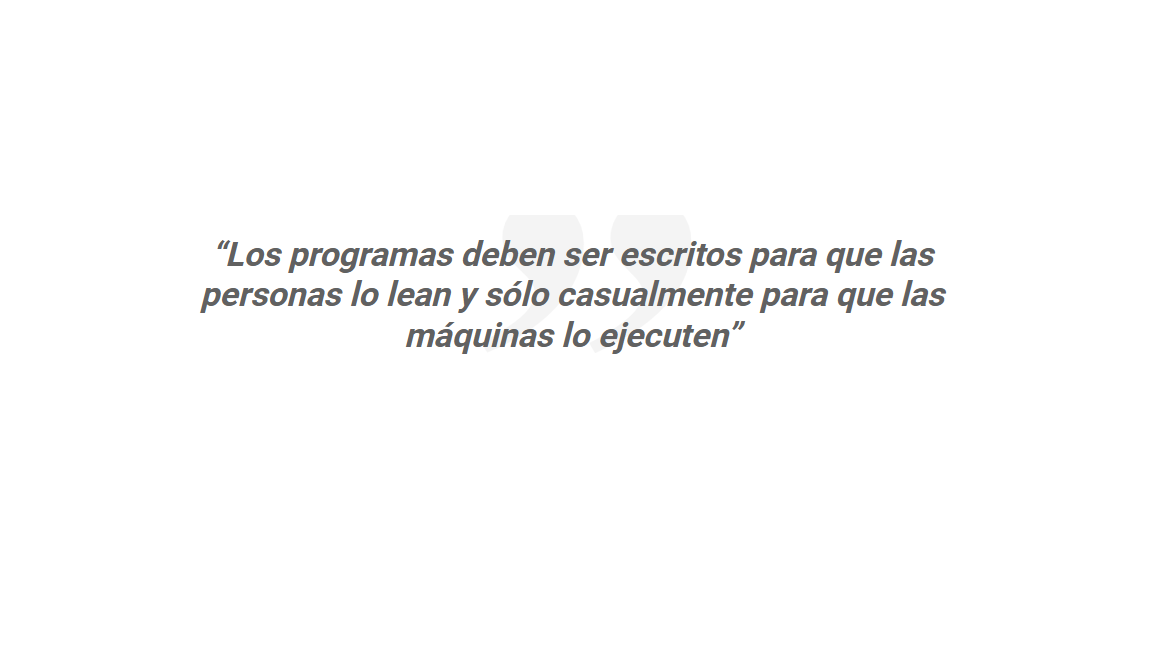
#> input picture OCR/images/Sin.png, 1152 x 648 px
$ jupyter execute --allow-errors lectorpdf.ipynb
#> lines starting #> are read from the running program, lines starting #| are printed output that depends on the picture; after the words box and inside, x2 and y2 are one past the last pixel; in counts of white or black regions, pixels touching at a corner belong together
[cell 1]
import PyPDF2
import os
import re

def extraer_datos(pdf_file_path):
    with open(pdf_file_path, 'rb') as file:
        pdf_reader = PyPDF2.PdfReader(file)

        text = ''

        for page_num in range(len(pdf_reader.pages)):
            page = pdf_reader.pages[page_num]
            text += page.extract_text()

        print(text)


#> (the rest of this cell did not finish here and is left out)

[cell 2]
import PyPDF2
import os
import re

def extraer_datos(pdf_file_path):
    with open(pdf_file_path, 'rb') as file:
        pdf_reader = PyPDF2.PdfReader(file)

        text = ''

        for page_num in range(len(pdf_reader.pages)):
            page = pdf_reader.pages[page_num]
            text += page.extract_text()

        #REGEX
        total_pagar = r'(?<!SUB)TOTAL\s*(\d+(\,\d{1,2})?)'

        #Extraer
        total_pagar_match = re.search(total_pagar, text)

        #Info
        total_pagar_ = total_pagar_match.group(1) if total_pagar_match else None

        print(f'Total pagar:z{total_pagar_}')
#> (the rest of this cell did not finish here and is left out)

[cell 3]
import PyPDF2
import os
import re

def extraer_datos(pdf_file_path):
    with open(pdf_file_path, 'rb') as file:
        pdf_reader = PyPDF2.PdfReader(file)

        texto = ''

        for page_num in range(len(pdf_reader.pages)):
            page = pdf_reader.pages[page_num]
            texto += page.extract_text()

        print(texto)


#> (the rest of this cell did not finish here and is left out)

[cell 4]
import PyPDF2
import os
import re

def extraer_datos(pdf_file_path):
    with open(pdf_file_path, 'rb') as file:
        pdf_reader = PyPDF2.PdfReader(file)

        texto = ''

        for page_num in range(len(pdf_reader.pages)):
            page = pdf_reader.pages[page_num]
            texto += page.extract_text()

    return texto  # Retorna el texto extraído

# Llamar a la función y asignar el texto a una variable fuera de la función
#> (the rest of this cell did not finish here and is left out)

[cell 5]
import PyPDF2
import re

file_path = 'facturas_subidas\\1factura.pdf'

def extraer_datos_pdf(pdf_file_path):
    with open(pdf_file_path, 'rb') as file:
        pdf_reader = PyPDF2.PdfReader(file)
        texto = ''
        for page_num in range(len(pdf_reader.pages)):
            page = pdf_reader.pages[page_num]
            texto += page.extract_text()

    # Expresión regular para encontrar "Total a pagar"
    patron_total = r"Total(?: a pagar)?:?\s?€?\s?(\d{1,3}(?:[.,]\d{3})*(?:[.,]\d{2}))"
    total_a_pagar = re.search(patron_total, texto, re.IGNORECASE)
    total_a_pagar = total_a_pagar.group(1) if total_a_pagar else "No se encontró el total a pagar."

    # Expresión regular para encontrar "Potencia"
    patron_potencia = r"Potencia:\s*(\d+[.,]\d+)\s?€"
    potencia = re.search(patron_potencia, texto, re.IGNORECASE)
    potencia = potencia.group(1) if potencia else "No se encontró la potencia."

    return total_a_pagar, potencia

# Llamar a la función y extraer los datos
#> (the rest of this cell did not finish here and is left out)

[cell 6]
import PyPDF2
import os
import re

def extraer_datos(pdf_file_path):
    with open(pdf_file_path, 'rb') as file:
        pdf_reader = PyPDF2.PdfReader(file)

        text = ''

        for page_num in range(len(pdf_reader.pages)):
            page = pdf_reader.pages[page_num]
            text += page.extract_text()

        #regex
        potencia = r'POR POTENCIA:([\s\S]*?)POR ENERGÍA'
        energia = r'POR ENERGÍA:\s*(.*?)(\d+,\d{2}|\d+\.\d{2})\s*€'        #ESTE EJEMPLO NO VALE, COJO DIRECTAMENTE 3,62€. No generaliza.

        total_potencia= re.search(potencia, text)
        total_energia = re.search(energia, text)


        total_potencia_ = total_potencia.group(1) if total_potencia else None
        total_energia_ = total_energia.group(1) if total_energia else None

        print(total_potencia_)
        print(total_energia_)

#> (the rest of this cell did not finish here and is left out)

[cell 7]
import fitz  # PyMuPDF
import re

def extraer_texto_pdf(pdf_file_path):
    # Abrir el archivo PDF
    documento = fitz.open(pdf_file_path)
    texto_completo = ''

    # Iterar sobre cada página
    for pagina in documento:
        texto_completo += pagina.get_text()

    return texto_completo

def extraer_datos_clave(texto):
    # Buscar "Total a pagar" en el texto
    patron_total = r"(Total( a pagar)?:?\s?€?\s?)(\d{1,3}(?:[.,]\d{3})*(?:[.,]\d{2}))"
    total_a_pagar = re.search(patron_total, texto, re.IGNORECASE)
    total_a_pagar = total_a_pagar.group(3) if total_a_pagar else "No se encontró el total a pagar."

    # Buscar "Potencia" en el texto
    patron_potencia = r"Potencia:\s*(\d+[.,]\d+)\s?€"
    potencia = re.search(patron_potencia, texto, re.IGNORECASE)
    potencia = potencia.group(1) if potencia else "No se encontró la potencia."

    return total_a_pagar, potencia

# Reemplaza esta ruta con el path a tu archivo PDF
file_path = 'facturas_subidas/octopus.pdf'

# Extraer el texto del PDF
#> (the rest of this cell did not finish here and is left out)

[cell 8]
import fitz  # PyMuPDF
import pytesseract
import cv2
from PIL import Image
import numpy as np
import io

def extraer_texto_ocr(pdf_file_path):
    # Abrir el PDF con PyMuPDF
    pdf_document = fitz.open(pdf_file_path)
    texto_completo = ''

    # Iterar sobre cada página del PDF
    for page_num in range(len(pdf_document)):
        # Obtener la página
        pagina = pdf_document.load_page(page_num)

        # Convertir la página a imagen
        pix = pagina.get_pixmap()

        # Convertir los datos de imagen a formato PIL
        img_pil = Image.open(io.BytesIO(pix.tobytes()))

        # Preprocesamiento de imagen
        gris = img_pil.convert('L')  # Convertir a escala de grises
        gris = np.array(gris)
        gris = cv2.medianBlur(gris,0.2)  # Suavizado de la imagen

        # Umbral adaptativo
        umbral = cv2.adaptiveThreshold(gris, 255, cv2.ADAPTIVE_THRESH_GAUSSIAN_C, cv2.THRESH_BINARY, 11, 2)

        # Convertir de nuevo a PIL para Tesseract
        img_pil = Image.fromarray(umbral)

        # Usar Tesseract para extraer texto
        texto = pytesseract.image_to_string(img_pil, lang='spa')  # Especifica el idioma aquí
        texto_completo += texto + '\n'

    return texto_completo

def extraer_datos_clave(texto):
    # Aquí solo mostramos el texto extraído, puedes aplicar más procesamiento si es necesario
    return texto

# Ruta del archivo PDF
file_path = 'facturas_subidas/octopus.pdf'

# Extraer el texto del PDF
#> (the rest of this cell did not finish here and is left out)

[cell 9]
import cv2
import pytesseract
from pytesseract import Output
import matplotlib.pyplot as plt
import os

# Ruta del archivo de imagen
image_path = r'images/Sin.png'

# Verificar si el archivo existe
if not os.path.isfile(image_path):
    raise FileNotFoundError(f"No se encuentra el archivo en la ruta: {image_path}")

# Leer la imagen
image = cv2.imread(image_path)
#> image is the input picture: shape (648, 1152, 3); mean B, G, R 251.1, 251.1, 251.1

# Verificar si la imagen fue cargada correctamente
if image is None:
    raise ValueError(f"La imagen no se pudo cargar desde la ruta: {image_path}")

# Convertir a escala de grises
gray = cv2.cvtColor(image, cv2.COLOR_BGR2GRAY)

# Aplicar umbral adaptativo para mejorar el contraste del texto
thresh = cv2.adaptiveThreshold(gray, 255, cv2.ADAPTIVE_THRESH_GAUSSIAN_C, cv2.THRESH_BINARY_INV, 11, 2)
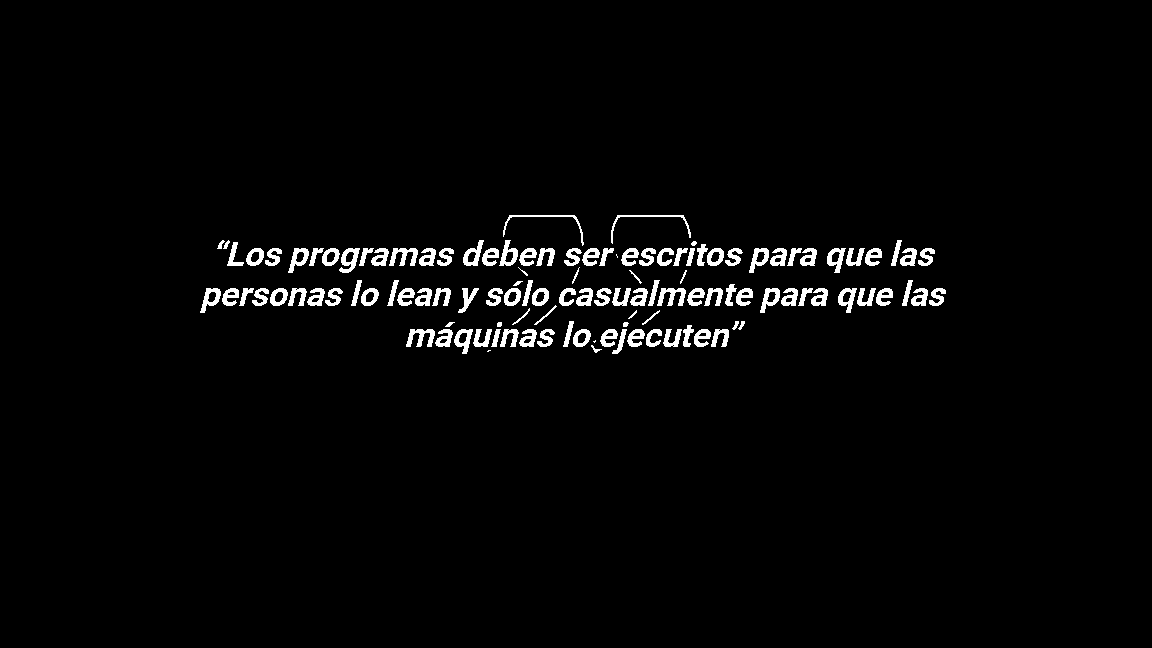
#> thresh: shape (648, 1152); 2.4% white; 119 white regions (4 under 20 px), largest, box (x1, y1, x2, y2) and area: (389, 248, 418, 266) 289, (406, 329, 435, 347) 289, (657, 288, 686, 306) 288

# Usar Tesseract para obtener datos de bounding boxes de caracteres
#> (the rest of this cell did not finish here and is left out)

[cell 10]
import cv2
import pytesseract
import matplotlib.pyplot as plt
import os

# Ruta del archivo de imagen
image_path = r'images/img2.png'

# Verificar si el archivo existe
if not os.path.isfile(image_path):
    raise FileNotFoundError(f"No se encuentra el archivo en la ruta: {image_path}")

# Leer la imagen
image = cv2.imread(image_path)
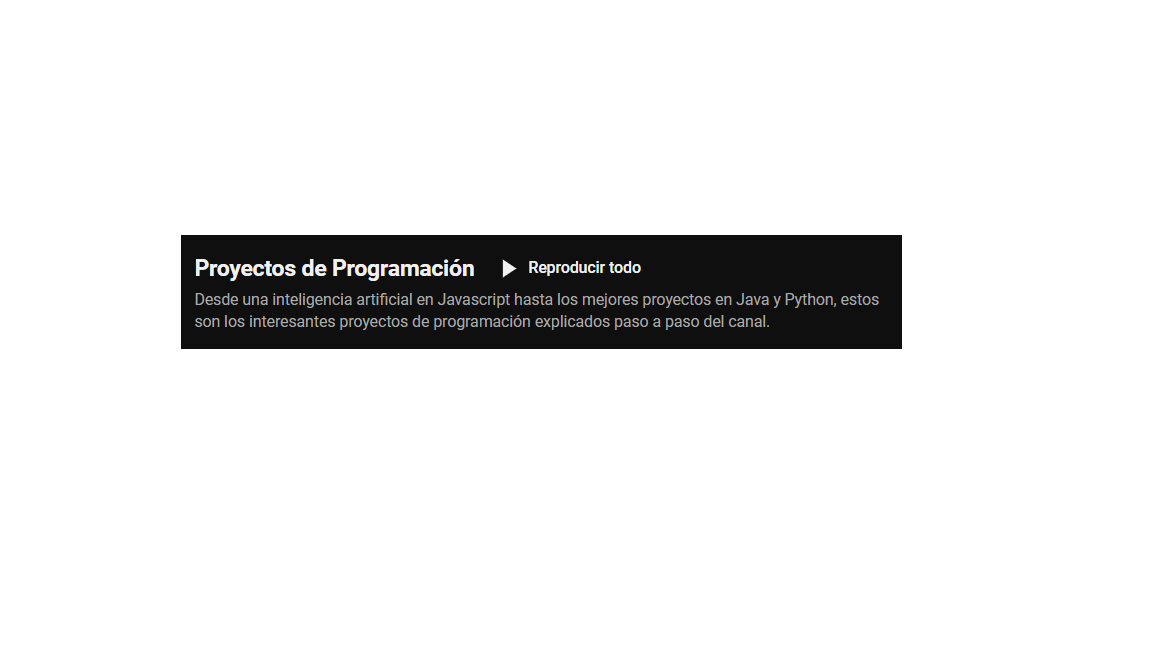
#> input picture OCR/images/img2.png, 1152 x 648 px
#> image is the input picture: shape (648, 1152, 3); mean B, G, R 230.4, 230.4, 230.4

# Verificar si la imagen fue cargada correctamente
if image is None:
    raise ValueError(f"La imagen no se pudo cargar desde la ruta: {image_path}")

# Convertir a escala de grises
gray = cv2.cvtColor(image, cv2.COLOR_BGR2GRAY)

# Aplicar umbral adaptativo para mejorar el contraste del texto
thresh = cv2.adaptiveThreshold(gray, 255, cv2.ADAPTIVE_THRESH_GAUSSIAN_C, cv2.THRESH_BINARY_INV, 11, 2)
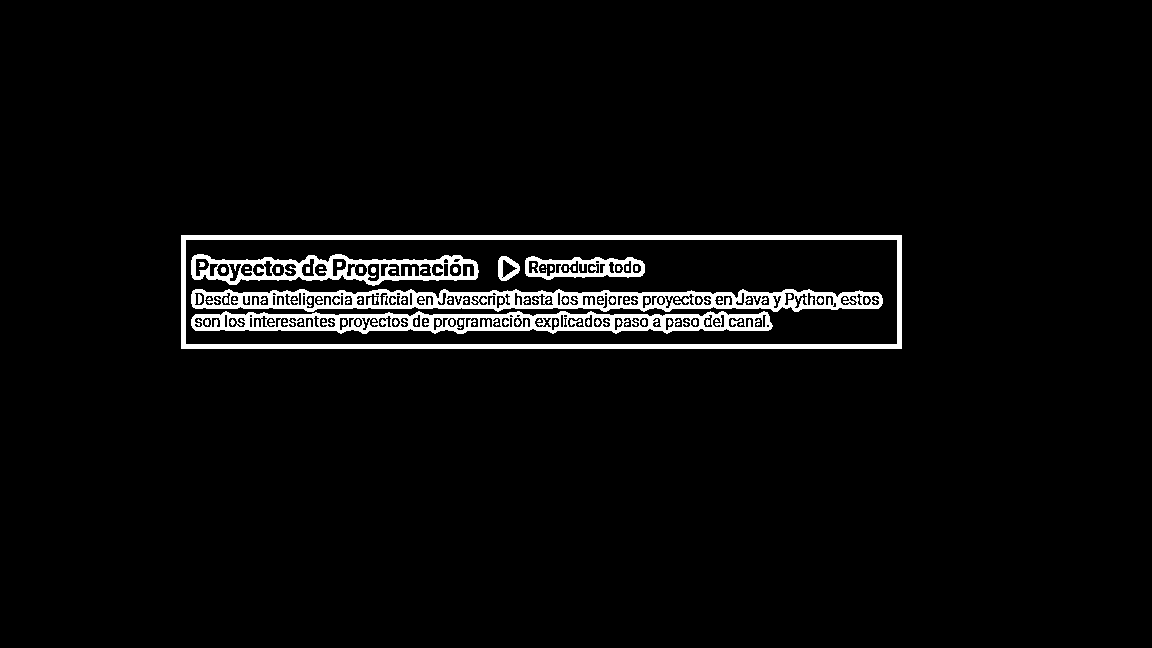
#> thresh: shape (648, 1152); 4.1% white; 94 white regions (54 under 20 px), largest, box (x1, y1, x2, y2) and area: (191, 289, 883, 312) 8582, (181, 235, 902, 349) 8250, (191, 311, 773, 334) 6976

# Usar Tesseract para obtener datos de bounding boxes de caracteres
#> (the rest of this cell did not finish here and is left out)

[cell 11]
import cv2
import pytesseract
import matplotlib.pyplot as plt
import os

# Ruta del archivo de imagen
image_path = r'images/img2.png'

# Verificar si el archivo existe
if not os.path.isfile(image_path):
    raise FileNotFoundError(f"No se encuentra el archivo en la ruta: {image_path}")

# Leer la imagen
image = cv2.imread(image_path)

# Verificar si la imagen fue cargada correctamente
if image is None:
    raise ValueError(f"La imagen no se pudo cargar desde la ruta: {image_path}")

# Convertir a escala de grises
gray = cv2.cvtColor(image, cv2.COLOR_BGR2GRAY)

# Aplicar umbral adaptativo para mejorar el contraste del texto
thresh = cv2.adaptiveThreshold(gray, 255, cv2.ADAPTIVE_THRESH_GAUSSIAN_C, cv2.THRESH_BINARY_INV, 11, 2)

# Usar Tesseract para obtener datos de bounding boxes de caracteres
#> (the rest of this cell did not finish here and is left out)

[cell 12]
import os

# Imprimir el directorio actual para verificar la ruta
print("Directorio actual:", os.getcwd())

# Verificar si el archivo existe

#> (the rest of this cell did not finish here and is left out)

[cell 13]
import cv2
import pytesseract
import matplotlib.pyplot as plt
import os

# Ruta del archivo de imagen
image_path = 'images/asig.png'

# Verificar si el archivo existe
if not os.path.isfile(image_path):
    raise FileNotFoundError(f"No se encuentra el archivo en la ruta: {image_path}")

# Leer la imagen
image = cv2.imread(image_path)
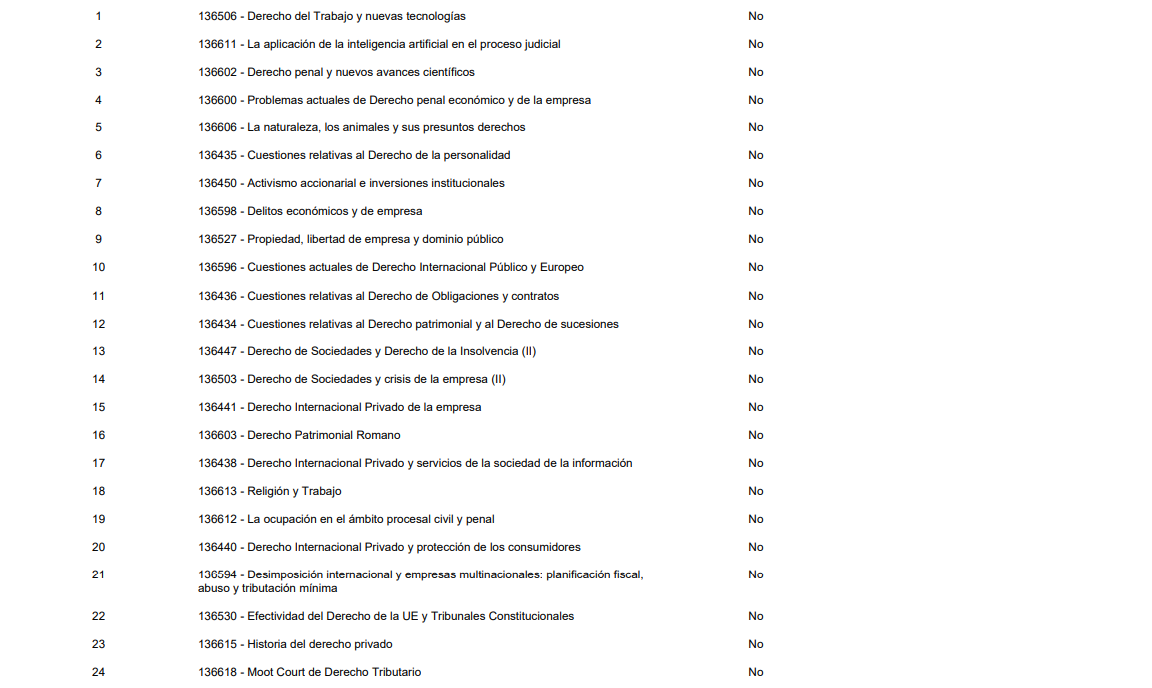
#> input picture OCR/images/asig.png, 1152 x 688 px
#> image is the input picture: shape (688, 1152, 3); mean B, G, R 248.3, 248.3, 248.4

# Verificar si la imagen fue cargada correctamente
if image is None:
    raise ValueError(f"La imagen no se pudo cargar desde la ruta: {image_path}")

# Mostrar la imagen original para verificar
plt.figure(figsize=(10, 10))
plt.imshow(cv2.cvtColor(image, cv2.COLOR_BGR2RGB))
plt.title("Imagen Original")
plt.axis('off')
plt.show()

# Convertir a escala de grises
gray = cv2.cvtColor(image, cv2.COLOR_BGR2GRAY)
#> gray: shape (688, 1152)

# Aplicar umbral adaptativo para mejorar el contraste del texto
thresh = cv2.adaptiveThreshold(gray, 255, cv2.ADAPTIVE_THRESH_GAUSSIAN_C, cv2.THRESH_BINARY_INV, 11, 2)
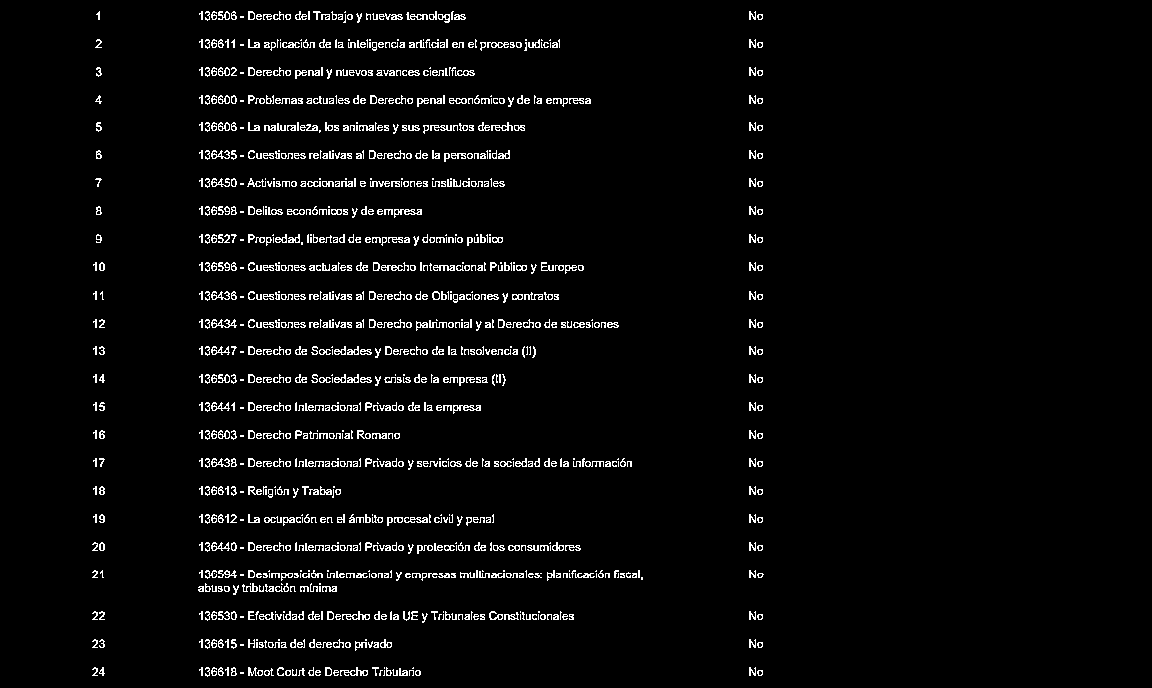
#> thresh: shape (688, 1152); 3.6% white in thin lines or dots, all inside (x1, y1, x2, y2) = (92, 11, 764, 677)

# Mostrar la imagen umbralizada para verificar
plt.figure(figsize=(10, 10))
plt.imshow(thresh, cmap='gray')
plt.title("Imagen Umbralizada")
plt.axis('off')
plt.show()

# Usar Tesseract para obtener los datos de bounding boxes de caracteres
#> (the rest of this cell did not finish here and is left out)
